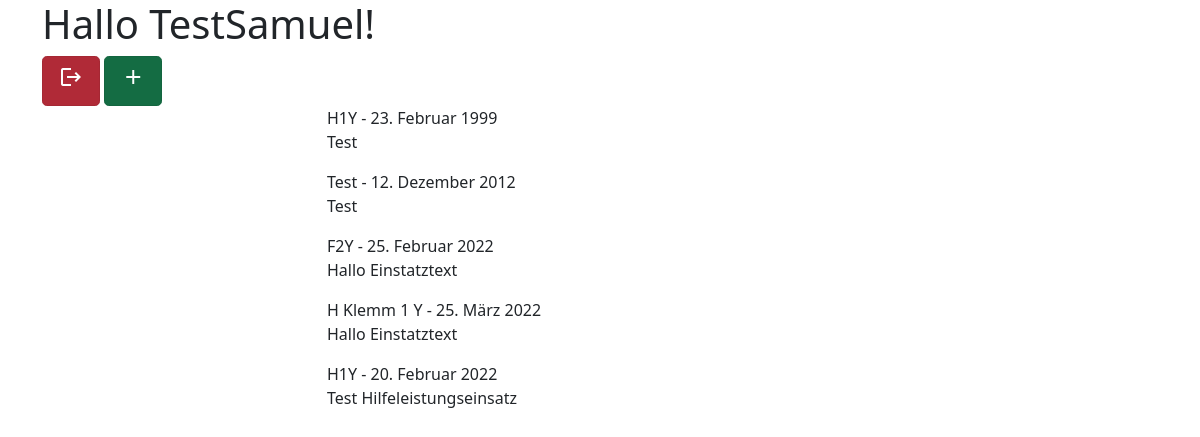
Page /blog/dashboard/ (signed in) on the earlier database version.
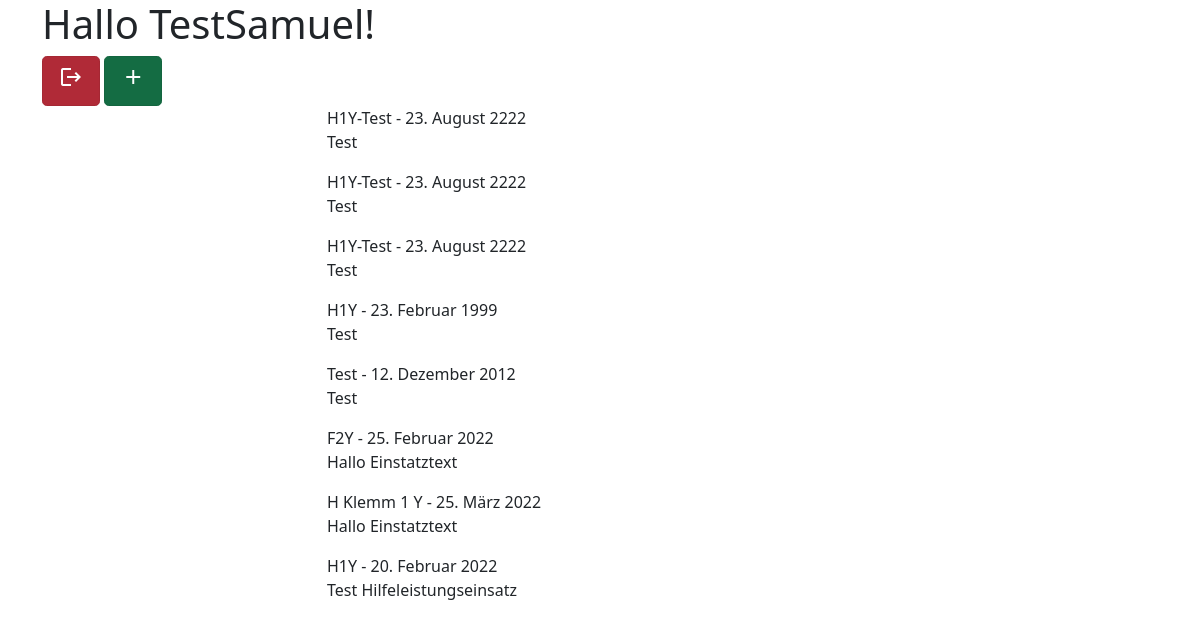
Same page on the later database version.
### blog/models.py (models this page shows)
class FFDiary(models.Model):
    user = models.ForeignKey(User, on_delete=models.CASCADE)
    stichwort = models.CharField(max_length=20)
    create_at = models.DateTimeField(default=timezone.now)
    date = models.DateField(auto_now_add=False)
    time = models.TimeField(auto_now_add=True)
    content = models.CharField(max_length=200)

### blog/views.py (the view)
# urls.py: path('dashboard/', views.dashboard_view, name='dashboard'),
def dashboard_view(request):
    user = get_object_or_404(User, username=request.user.username)
    posts = FFDiary.objects.filter(user=user).order_by('-create_at')
    return render(request, 'blog/dashboard.html', {'posts':posts})

### blog/templates/blog/dashboard.html
{% extends 'blog/base.html' %}
{% load bootstrap4 %}
{% block blogContent %}
    {% for post in posts %}
        <p>
            {{ post.stichwort }} - {{ post.date }}
            <br>
            {{ post.content }}
        </p>
    {% empty %}
        <p>Es sind keine Einträge vorhanden!</p>
    {% endfor %}
{% endblock %}

### blog/templates/blog/base.html (shortened to what this page needs)
<!DOCTYPE html>
<html lang="de">
<head>
    <link href="https://cdn.jsdelivr.net/npm/bootstrap@5.1.3/dist/css/bootstrap.min.css" rel="stylesheet">
</head>
<body>
    <div class="container">
        {% if request.user.is_authenticated %}
            <h1>Hallo {{ request.user.username }}!</h1>
            <a class="btn btn-danger btn-lg active" href="{% url 'web:logout' %}"><span class="material-icons">logout</span></a>
            <a class="btn btn-success btn-lg active" href="{% url 'blog:add_form' %}"><span class="material-icons">add</span></a>
        {% else %}
            <h1>Willkommen auf der Party {{ request.user.username }}!</h1>
            <a class="btn btn-warning btn-lg active mt-5" href="{% url 'web:login' %}">Login</a>
        {% endif %}
        <div class="row">
            <div class="col-12 col-md-6 offset-md-3 col-lg-6 offset-lg-3">
                {% block blogContent %}
                {% endblock %}
            </div>
        </div>
    </div>
</body>
</html>

Differences in the rows shown:
added FFDiary: stichwort "H1Y-Test", date "23. August 2222", content "Test"
added FFDiary: stichwort "H1Y-Test", date "23. August 2222", content "Test"
added FFDiary: stichwort "H1Y-Test", date "23. August 2222", content "Test"
